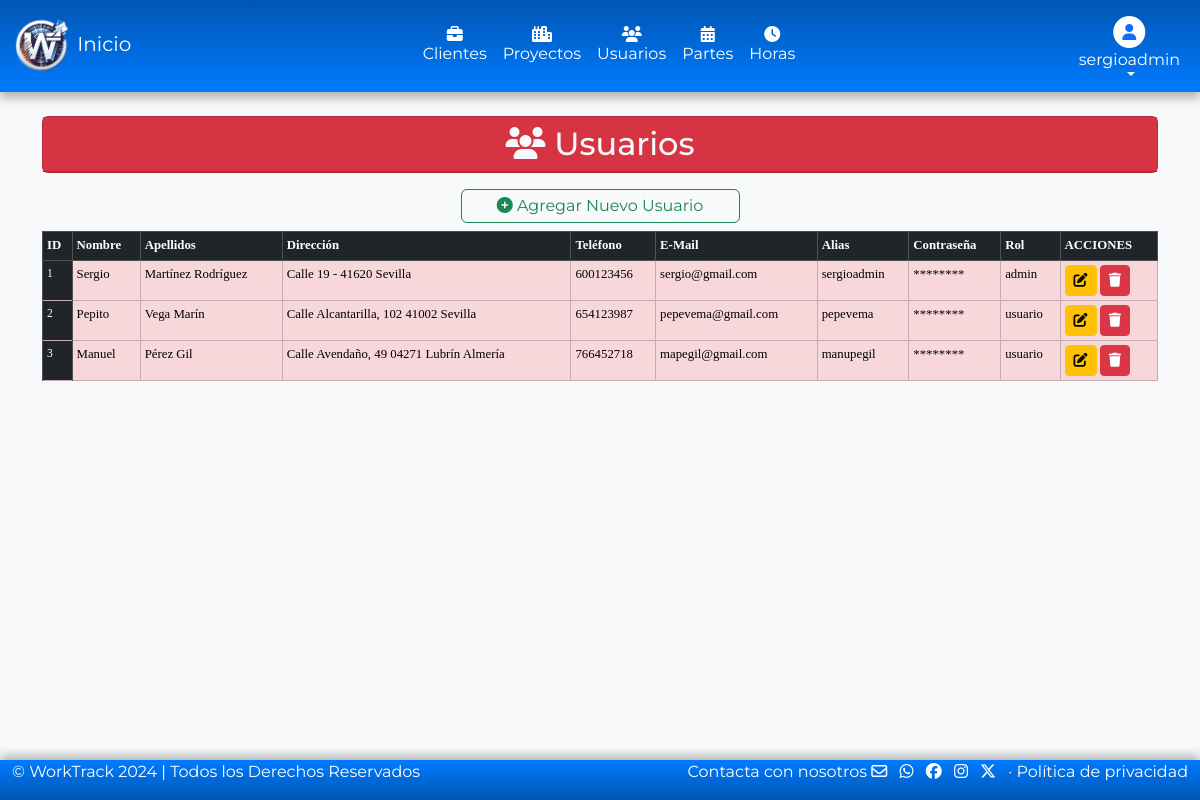
/models/usuarios/usuarios.php (signed in), run on an earlier commit of the app's database.
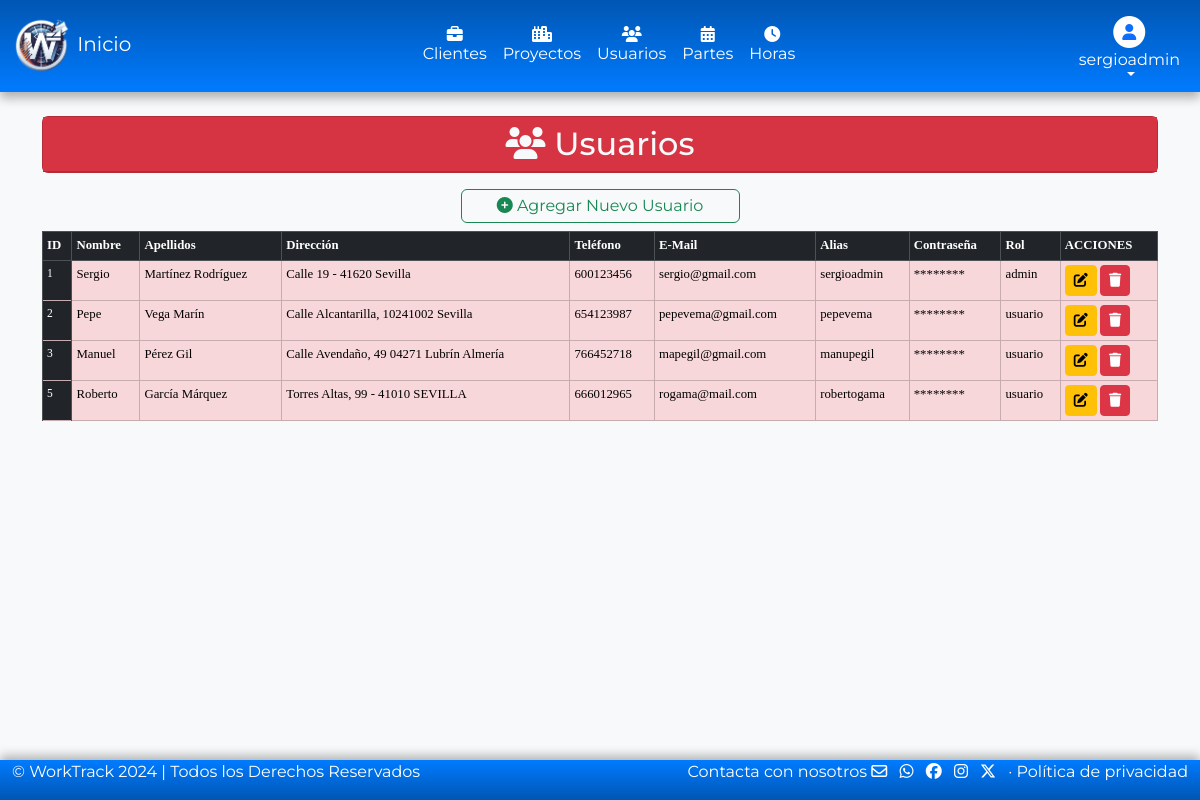
And on a later commit of the database.
### tables this page shows
CREATE TABLE `usuarios` (
  `idUsuario` int(11) NOT NULL,
  `usuario` varchar(50) NOT NULL,
  `password` varchar(100) NOT NULL,
  `nombre` varchar(50) DEFAULT NULL,
  `apellidos` varchar(100) DEFAULT NULL,
  `direccion` varchar(100) DEFAULT NULL,
  `telefono` varchar(9) DEFAULT NULL,
  `email` varchar(50) DEFAULT NULL,
  `idRol` int(5) NOT NULL
);

CREATE TABLE `rol` (
  `idRol` int(2) NOT NULL,
  `rol` varchar(50) DEFAULT NULL
);

### models/usuarios/usuarios.php (the view, shortened to what this page needs)
<?php
require '../../config/conexion.php';
if ($_SESSION['rol'] == 1) {
    $consultaUsuario = $conexionbd->prepare("SELECT usuarios.idUsuario, usuarios.nombre, usuarios.apellidos, usuarios.direccion, usuarios.telefono, usuarios.email, usuarios.usuario, usuarios.password, rol.rol AS rol
    FROM usuarios
    INNER JOIN rol ON usuarios.idRol = rol.idRol
");
$consultaUsuario->execute();
}
function ocultarPassword($password)
{
    return str_repeat('*', 8);
}
?>
<!DOCTYPE html>
<html lang="es">
<head>
    <link rel="stylesheet" href="/proyectoWT/assets/css/bootstrap.min.css">
    <link rel="stylesheet" href="/proyectoWT/assets/css/all.min.css">
</head>
<header>
    <?php
    if ($_SESSION['rol'] == 1) {
        require_once('../headerAdmin.php');
    } elseif ($_SESSION['rol'] == 2) {
        require_once('../headerUser.php');
    }
    ?>
</header>
<body>
    <div class="container py-4">
        <div class="card text-bg-danger mb-3">
            <span class="placeholder-wave col-12 placeholder-lg bg-danger">
                <h2 class="card-header text-center text-light"><i class="fa-solid fa-users"></i> Usuarios</h2>
            </span>
        </div>
        <div class="d-grid col-3 mx-auto">
            <?php if ($_SESSION['rol'] == 1) : ?>
                <a href="#" class="btn btn-outline-success p-1" data-bs-toggle="modal" data-bs-target="#nuevoUsuarioModal"><i class="fa-solid fa-circle-plus"></i> Agregar Nuevo Usuario</a>
            <?php else : ?>
                <button class='btn btn-outline-success p-1' onclick="alert('No tienes permisos, contacta con el administrador.'); return false;"><i class='fa-solid fa-circle-plus'></i> Agregar Nuevo Usuario</button>
            <?php endif; ?>
        </div>
        <div class="table-responsive-sm">
            <table class="table table-sm table-hover table-bordered mt-2" style="font-size: 0.8em;">
                <thead class="table-dark">
                    <tr>
                        <th>ID</th>
                        <th>Nombre</th>
                        <th>Apellidos</th>
                        <th>Dirección</th>
                        <th>Teléfono</th>
                        <th>E-Mail</th>
                        <th>Alias</th>
                        <th>Contraseña</th>
                        <th>Rol</th>
                        <th>ACCIONES</th>
                    </tr>
                </thead>
                <tbody class="table-danger">
                    <?php while ($registro = $consultaUsuario->fetch(PDO::FETCH_ASSOC)) : ?>
                        <tr>
                            <td class="table-dark" style="font-size: 0.9em;"><?= $registro['idUsuario'] ?></td>
                            <td><?= $registro['nombre'] ?></td>
                            <td><?= $registro['apellidos'] ?></td>
                            <td><?= $registro['direccion'] ?></td>
                            <td><?= $registro['telefono'] ?></td>
                            <td><?= $registro['email'] ?></td>
                            <td><?= $registro['usuario'] ?></td>
                            <td><?= ocultarPassword($registro['password']) ?></td>
                            <td><?= $registro['rol'] ?></td>
                            <td>
                                <?php if ($_SESSION['rol'] == 1) : ?>
                                    <a href="#" class="btn btn-sm btn-warning" data-bs-toggle="modal" data-bs-target="#editarUsuarioModal" data-bs-id="<?= $registro['idUsuario'] ?>"><i class="fa-solid fa-pen-to-square"></i></a>
                                    <a href="#" class="btn btn-sm btn-danger" data-bs-toggle="modal" data-bs-target="#eliminarUsuarioModal" data-bs-id="<?= $registro['idUsuario'] ?>"><i class="fa-solid fa-trash"></i></a>
                                <?php endif; ?>
                            </td>
                        </tr>
                    <?php endwhile; ?>
                </tbody>
            </table>
        </div>
    </div>
</body>
<footer>
    <?php
    require_once('../footer.php');
    ?>
</footer>
</html>

What changed in the data, as far as the page shows it:
changed usuarios "Vega Marín": nombre "Pepito" → "Pepe"; direccion "Calle Alcantarilla, 102 41002 Sevilla" → "Calle Alcantarilla, 10241002 Sevilla"
added usuarios: idUsuario "5", nombre "Roberto", apellidos "García Márquez", direccion "Torres Altas, 99 - 41010 SEVILLA", telefono "666012965", email "rogama@mail.com", usuario "robertogama", password "********", idRol.rol "usuario"
